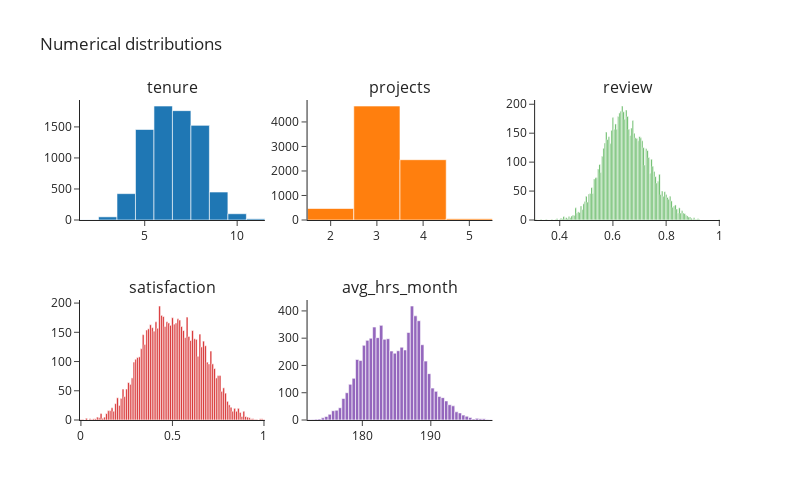

This figure's notebook cell:
### Markdown cell above
### Numerical distributions

### Code cell
from plotly.subplots import make_subplots
import plotly.graph_objects as go


fig = make_subplots(
    rows=2, cols=3,
    subplot_titles=("tenure", "projects", "review", "satisfaction", "avg_hrs_month"))

fig.add_trace(go.Histogram(x=df["tenure"]),
              row=1, col=1)

fig.add_trace(go.Histogram(x=df["projects"]),
              row=1, col=2)

fig.add_trace(go.Histogram(x=df["review"]),
              row=1, col=3)

fig.add_trace(go.Histogram(x=df["satisfaction"]),
              row=2, col=1)

fig.add_trace(go.Histogram(x=df["avg_hrs_month"]),
              row=2, col=2)

fig.update_layout(height=500, width=800,
                  title_text="Numerical distributions", showlegend=False)

fig.show()

### Figure 1 — Plotly figure (JSON) as saved in the notebook; plotly's stock layout.template omitted (floating-point values rounded to 4 significant figures; data arrays with more than 128 entries replaced by an {"elided": "..."} marker saying what was removed)
{"data": [{"type": "histogram", "x": {"elided": "7632 int values"}, "xaxis": "x", "yaxis": "y"}, {"type": "histogram", "x": {"elided": "7632 int values"}, "xaxis": "x2", "yaxis": "y2"}, {"type": "histogram", "x": {"elided": "7632 float values"}, "xaxis": "x3", "yaxis": "y3"}, {"type": "histogram", "x": {"elided": "7632 float values"}, "xaxis": "x4", "yaxis": "y4"}, {"type": "histogram", "x": {"elided": "7632 float values"}, "xaxis": "x5", "yaxis": "y5"}], "layout": {"annotations": [{"font": {"size": 16}, "showarrow": false, "text": "tenure", "x": 0.1444, "xanchor": "center", "xref": "paper", "y": 1, "yanchor": "bottom", "yref": "paper"}, {"font": {"size": 16}, "showarrow": false, "text": "projects", "x": 0.5, "xanchor": "center", "xref": "paper", "y": 1, "yanchor": "bottom", "yref": "paper"}, {"font": {"size": 16}, "showarrow": false, "text": "review", "x": 0.8556, "xanchor": "center", "xref": "paper", "y": 1, "yanchor": "bottom", "yref": "paper"}, {"font": {"size": 16}, "showarrow": false, "text": "satisfaction", "x": 0.1444, "xanchor": "center", "xref": "paper", "y": 0.375, "yanchor": "bottom", "yref": "paper"}, {"font": {"size": 16}, "showarrow": false, "text": "avg_hrs_month", "x": 0.5, "xanchor": "center", "xref": "paper", "y": 0.375, "yanchor": "bottom", "yref": "paper"}], "height": 500, "showlegend": false, "title": {"text": "Numerical distributions"}, "width": 800, "xaxis": {"anchor": "y", "domain": [0, 0.2889]}, "xaxis2": {"anchor": "y2", "domain": [0.3556, 0.6444]}, "xaxis3": {"anchor": "y3", "domain": [0.7111, 1]}, "xaxis4": {"anchor": "y4", "domain": [0, 0.2889]}, "xaxis5": {"anchor": "y5", "domain": [0.3556, 0.6444]}, "xaxis6": {"anchor": "y6", "domain": [0.7111, 1]}, "yaxis": {"anchor": "x", "domain": [0.625, 1]}, "yaxis2": {"anchor": "x2", "domain": [0.625, 1]}, "yaxis3": {"anchor": "x3", "domain": [0.625, 1]}, "yaxis4": {"anchor": "x4", "domain": [0, 0.375]}, "yaxis5": {"anchor": "x5", "domain": [0, 0.375]}, "yaxis6": {"anchor": "x6", "domain": [0, 0.375]}}}
